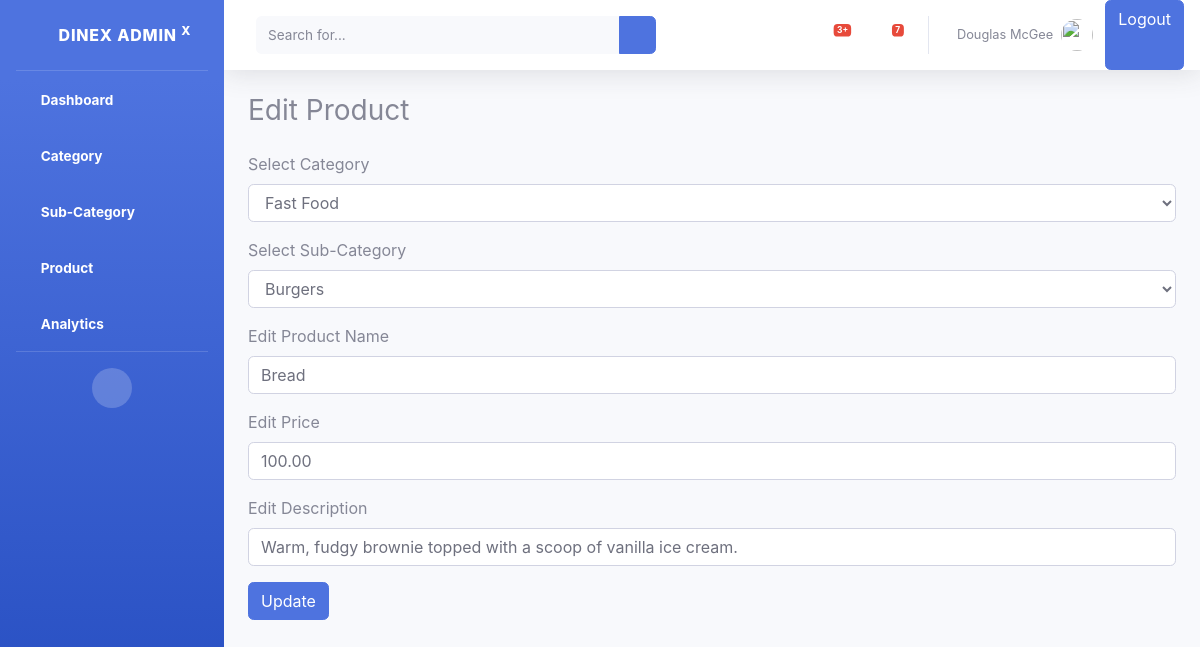
Page /edit-product/56/ on the committed database.
### foodapp/models.py (models this page shows, shortened)
class Product(models.Model):
    category= models.ForeignKey(Category,on_delete=models.CASCADE)
    sub_category = models.ForeignKey(SubCategory,on_delete=models.CASCADE,null=True,blank=True)
    prod_name = models.CharField(max_length=100)
    description = models.TextField()
    price = models.DecimalField(max_digits=10,decimal_places=2)
    product_image = models.ImageField(upload_to='product_images/', null=True, blank=True)
    created_at = models.DateTimeField(auto_now_add=True)

class Category(models.Model):
    category_name = models.CharField(max_length=200,unique=True)

class SubCategory(models.Model):
    category = models.ForeignKey(Category,on_delete=models.CASCADE,related_name="subcategories")
    sub_category_name = models.CharField(max_length=100, unique=True)

### foodapp/views.py (the view, shortened to what this page needs)
# urls.py: path('edit-product/<int:product_id>/',edit_product,name="edit_product"),
def edit_product(request,product_id):
    product = Product.objects.get(id=product_id)
    categories = Category.objects.all()
    sub_categories = SubCategory.objects.filter(category = product.category)
    return render(request,"product/editproduct.html",
                  context={"product":product,"categories":categories,"sub_categories":sub_categories})

### foodapp/templates/product/editproduct.html (shortened to what this page needs)
{% include 'commans/header.html' %}
<div class="container mt-4">
    <h3 class="mb-4">Edit Product</h3>
    <form method="POST">
        <div class="form-group">
            <label for="categorySelect">Select Category</label>
            <select name="category" id="categorySelect" class="form-control">
                {% for category in categories %}
                <option value="{{ category.id }}" {% if category.id == product.category.id %}selected{% endif %}>
                    {{ category.category_name }}
                </option>
                {% endfor %}
            </select>
        </div>
         <div class="form-group">
            <label for="categorySelect">Select Sub-Category</label>
            <select name="sub_category" id="categorySelect" class="form-control">
               {% for sub_category in sub_categories%}
                <option value="{{ sub_category.id }}" {% if sub_category.id == product.sub_category.id %}selected{% endif %}>
                    {{ sub_category.sub_category_name }}
                </option>
               {%endfor%}
            </select>
        </div>
        <div class="form-group">
            <label for="inputProdName">Edit Product Name</label>
            <input type="text" name="product_name" class="form-control" id="inputProdName"
                value="{{product.prod_name}} " placeholder="Edit Product Name" required>
        </div>
        <div class="form-group">
            <label for="inputPricee">Edit Price</label>
            <input type="text" name="product_price" class="form-control" id="inputPrice"
                value="{{product.price}} " placeholder="Edit Price" required>
        </div>
        <div class="form-group">
            <label for="inputDescription">Edit Description</label>
            <input type="text" name="product_description" class="form-control" id="inputDescription"
                value="{{product.description}} " placeholder="Edit Price">
        </div>
        <button type="submit" class="btn btn-primary">Update</button>
    </form>
</div>
{% include 'commans/footer.html' %}

### rows in the picture
Product: category "Fast Food", sub_category "Burgers", product_name "Bread", product_price "100.00", product_description "Warm, fudgy brownie topped with a scoop of vanilla ice cream."
